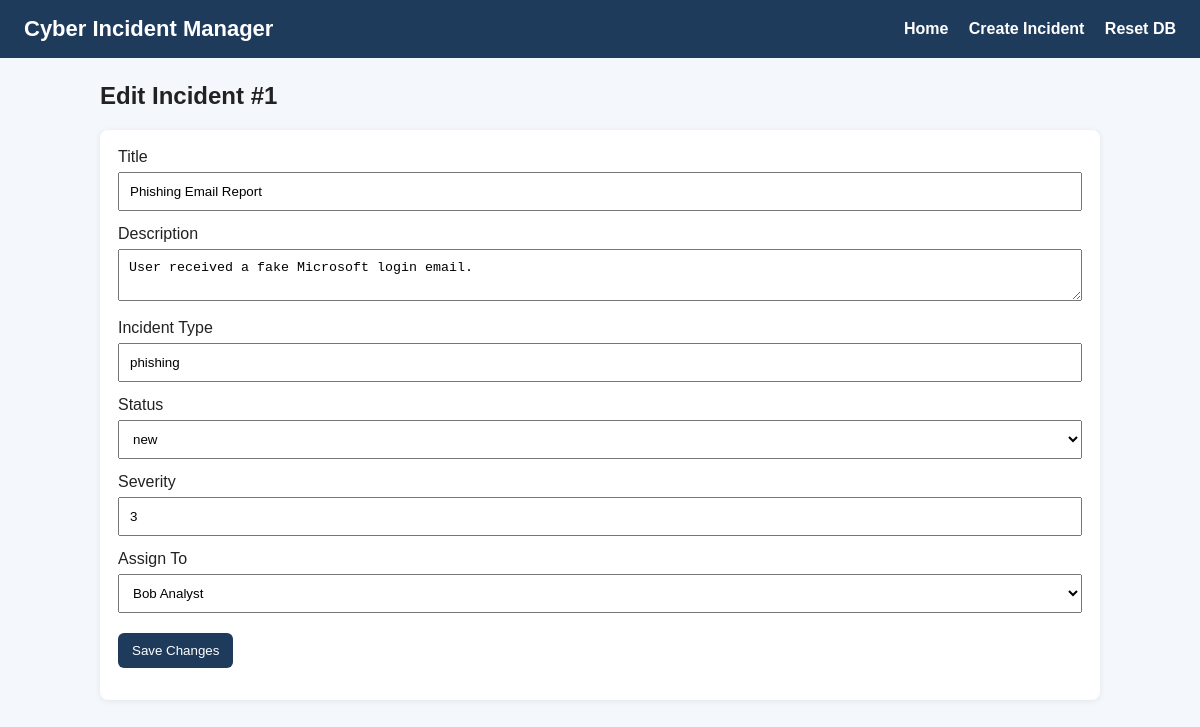
The app's page /incident/1/edit with its own data.
### tables this page shows
CREATE TABLE incidents (
    incident_id INTEGER PRIMARY KEY AUTOINCREMENT,
    title TEXT NOT NULL,
    description TEXT,
    incident_type TEXT NOT NULL,
    status TEXT NOT NULL CHECK(status IN ('new', 'triaged', 'investigating', 'resolved', 'closed')),
    severity INTEGER NOT NULL CHECK(severity BETWEEN 1 AND 5),
    reporter_id INTEGER NOT NULL,
    assignee_id INTEGER,
    created_at TEXT DEFAULT CURRENT_TIMESTAMP,
    updated_at TEXT DEFAULT CURRENT_TIMESTAMP,
    FOREIGN KEY (reporter_id) REFERENCES users(user_id),
    FOREIGN KEY (assignee_id) REFERENCES users(user_id)
);

CREATE TABLE users (
    user_id INTEGER PRIMARY KEY AUTOINCREMENT,
    name TEXT NOT NULL,
    email TEXT NOT NULL UNIQUE,
    role TEXT NOT NULL CHECK(role IN ('reporter', 'analyst', 'admin'))
);

### app.py (the view, shortened to what this page needs)
@app.route("/incident/<int:incident_id>/edit", methods=["GET", "POST"])
def edit_incident(incident_id):
    conn = get_db_connection()
    incident = conn.execute("SELECT * FROM incidents WHERE incident_id = ?", (incident_id,)).fetchone()
    users = conn.execute("SELECT * FROM users ORDER BY name").fetchall()
    if incident is None:
        conn.close()
        return "Incident not found", 404
    conn.close()
    return render_template("edit_incident.html", incident=incident, users=users)

### app.py (called while the page is built)
def get_db_connection():
    conn = sqlite3.connect(DB_PATH)
    conn.row_factory = sqlite3.Row
    conn.execute("PRAGMA foreign_keys = ON;")
    return conn

### templates/edit_incident.html (shortened to what this page needs)
{% extends "base.html" %}
{% block content %}
<h2>Edit Incident #{{ incident.incident_id }}</h2>
<form method="post" class="form-card">
    <label>Title</label>
    <input type="text" name="title" value="{{ incident.title }}" required>
    <label>Description</label>
    <textarea name="description">{{ incident.description }}</textarea>
    <label>Incident Type</label>
    <input type="text" name="incident_type" value="{{ incident.incident_type }}" required>
    <label>Status</label>
    <select name="status">
        {% for option in ['new', 'triaged', 'investigating', 'resolved', 'closed'] %}
        <option value="{{ option }}" {% if incident.status==option %}selected{% endif %}>{{ option }}</option>
        {% endfor %}
    </select>
    <label>Severity</label>
    <input type="number" name="severity" min="1" max="5" value="{{ incident.severity }}" required>
    <label>Assign To</label>
    <select name="assignee_id">
        {% for user in users %}
        <option value="{{ user.user_id }}" {% if incident.assignee_id==user.user_id %}selected{% endif %}>
            {{ user.name }}
        </option>
        {% endfor %}
    </select>
    <button type="submit">Save Changes</button>
</form>
{% endblock %}

### static/style.css (style rules this page uses)
body { font-family: Arial, sans-serif; background: #f4f7fb; margin: 0; padding: 0; color: #222; }
.card, .form-card { background: white; padding: 18px; margin-bottom: 20px; border-radius: 8px; box-shadow: 0 1px 6px rgba(0, 0, 0, 0.08); }
input, textarea, select, button { width: 100%; padding: 10px; margin-top: 6px; margin-bottom: 14px; box-sizing: border-box; }
button, .button-link { background: #1f3b5b; color: white; border: none; padding: 10px 14px; border-radius: 6px; cursor: pointer; text-decoration: none; display: inline-block; width: auto; margin-right: 8px; }

### records on screen
incidents: incident_id "1", title "Phishing Email Report", description "User received a fake Microsoft login email.", incident_type "phishing", status "new", severity "3", assignee_id "Bob Analyst"
